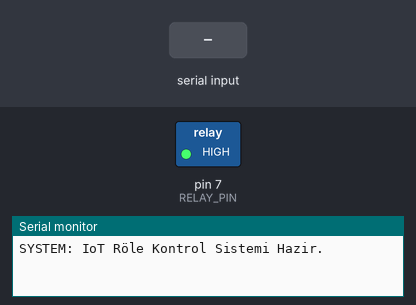
Bench run of a sketch on a simulated Arduino Uno, built with avr-gcc and run on an emulated ATmega328P. Shown: switched loads named in the sketch (green lamp = pin HIGH), the last lines printed to the serial monitor. The test bench sets the inputs (shaded band).

Above: at 1.2 s.
1.3 s: "1" received over the second serial link
At 1.6 s:
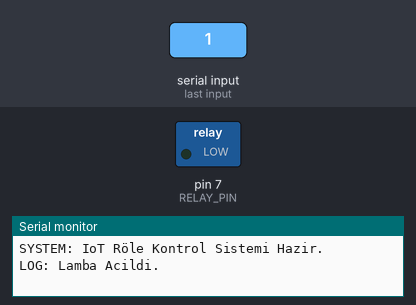
2.8 s: "0" received over the second serial link
At 4.0 s:
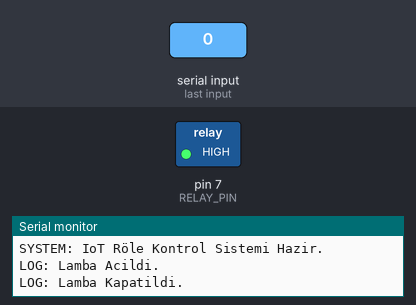
Timing chart, 0 to 5.8 s (numbered marks = the images above; inputs shaded):
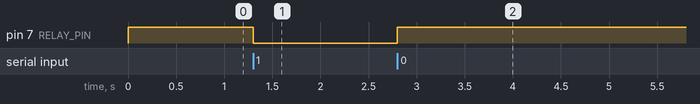

The sketch:

The_code_of_IoT.ino
```cpp
/*
 * Proje: Bluetooth / Ses Kontrollü 220V Lamba Otomasyonu
 * Yazar: [Ömer Faruk YIĞCI]
 * Açıklama: Arduino UNO, HC-05/06 Bluetooth modülü ve 5V Röle kartı
 *           kullanılarak 220V şebeke yükünün güvenli kontrolü.
 */

#include <SoftwareSerial.h>

// Pin Tanımlamaları
const int BT_RX = 2;       // Arduino Pin 2 -> Bluetooth TX
const int BT_TX = 3;       // Arduino Pin 3 -> Bluetooth RX
const int RELAY_PIN = 7;   // Arduino Pin 7 -> Röle IN

// SoftwareSerial Nesnesi
SoftwareSerial BTSerial(BT_RX, BT_TX);

// Değişkenler
char incomingCommand;

void setup() {
  // Seri Haberleşme Başlatma
  Serial.begin(9600);    // Bilgisayar Seri Port İzleyici
  BTSerial.begin(9600);  // Bluetooth Modülü İletişimi

  // Röle Pin Konfigürasyonu
  pinMode(RELAY_PIN, OUTPUT);

  // Güvenlik Başlangıç Durumu (Active-LOW Röleler İçin)
  // Güç verildiğinde rölenin anlık tetiklenmesini önler.
  digitalWrite(RELAY_PIN, HIGH);

  Serial.println("SYSTEM: IoT Röle Kontrol Sistemi Hazir.");
}

void loop() {
  // Bluetooth Üzerinden Veri Geldi mi?
  if (BTSerial.available() > 0) {
    incomingCommand = BTSerial.read();

    switch (incomingCommand) {
      case '1':
        digitalWrite(RELAY_PIN, LOW); // Röle aktif (Lamba AÇIK)
        BTSerial.println("STATE: LAMP_ON");
        Serial.println("LOG: Lamba Acildi.");
        break;

      case '0':
        digitalWrite(RELAY_PIN, HIGH); // Röle pasif (Lamba KAPALI)
        BTSerial.println("STATE: LAMP_OFF");
        Serial.println("LOG: Lamba Kapatildi.");
        break;

      default:
        // Tanımsız komut durumu
        break;
    }
  }
}
```

Measured:
- after the input at 1.3 s, pin 7 (RELAY_PIN): HIGH → LOW at once
- after the input at 2.8 s, pin 7 (RELAY_PIN): LOW → HIGH at once
